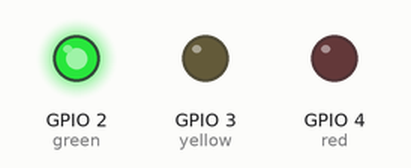
Simulated run of this program. Board: Raspberry Pi (BCM pin numbers). Shown: output pins drawn as LEDs (lit = HIGH).

Above: at 1.0 s.
At 3.0 s:
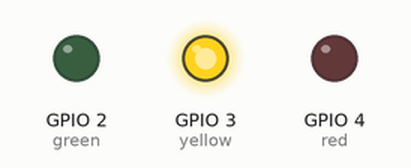
At 5.0 s:
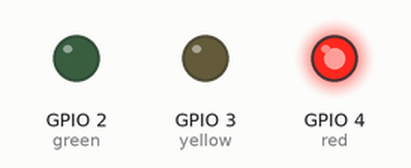
At 7.0 s:
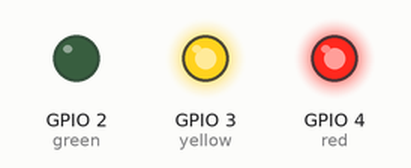
Timing chart, 0 to 10.4 s (numbered marks = the images above):
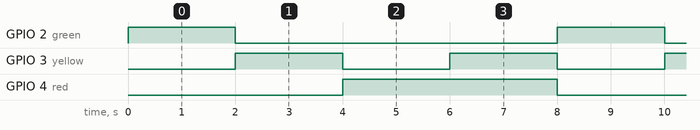

The program:

trafficlights.py
```python
from gpiozero import LED
from time import sleep

green = LED(2)
yellow = LED(3)
red = LED(4)

while True:
	green.on()
	sleep(2)
	green.off()
	yellow.on()
	sleep(2)
	yellow.off()
	red.on()
	sleep(2)
	yellow.on()
	sleep(2)
	yellow.off()
	red.off()
```

Measured:
- by itself, GPIO 2 (green): alternates HIGH for 2.0 s and LOW for 6.0 s
- by itself, GPIO 3 (yellow): alternates HIGH for 2.0 s and LOW for 2.0 s
- by itself, GPIO 4 (red): alternates HIGH for 4.0 s and LOW for 4.0 s
